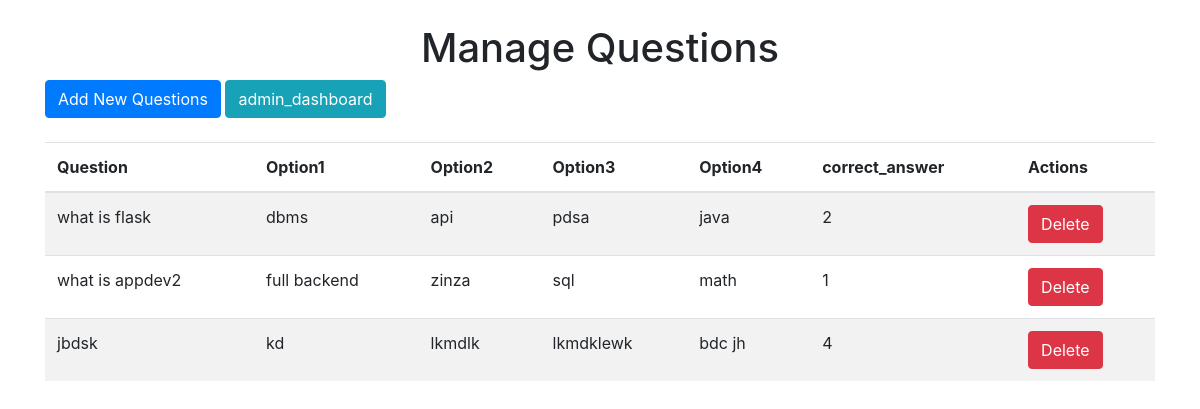
/manage_questions, run on the app's committed database.
### backend/models.py (models this page shows)
class Question(db.Model):
    __tablename__ = 'question'
    id = db.Column(db.Integer, primary_key=True)
    quiz_id = db.Column(db.Integer, db.ForeignKey('quiz.id'), nullable=False)
    subject_id = db.Column(db.Integer, db.ForeignKey('subject.id'), nullable=False)  # Added subject relation
    question_text = db.Column(db.String, nullable=False)  # Renamed for clarity
    option1 = db.Column(db.String, nullable=False)
    option2 = db.Column(db.String, nullable=False)
    option3 = db.Column(db.String, nullable=False)
    option4 = db.Column(db.String, nullable=False)
    correct_option = db.Column(db.Integer, nullable=False)

### backend/controller.py (the view)
@app.route('/manage_questions')
def manage_questions():
    questions = Question.query.all()
    return render_template('manage_questions.html', questions=questions)

### templates/manage_questions.html (shortened to what this page needs)
<!DOCTYPE html>
<html lang="en">
<head>
    <link rel="stylesheet" href="https://stackpath.bootstrapcdn.com/bootstrap/4.5.2/css/bootstrap.min.css">
</head>
<body>
    <div class="container mt-4">
        <h1 class="text-center">Manage Questions</h1>
        <a href="{{ url_for('add_question') }}" class="btn btn-primary mb-4">Add New Questions</a>
        <a  href="{{url_for('admin_dashboard',username='rishav')}}" class="btn btn-info mb-4">admin_dashboard</a>
        <table class="table table-striped">
            <thead>
                <tr>
                    <th>Question</th>
                    <th>Option1</th>
                    <th>Option2</th>
                    <th>Option3</th>
                    <th>Option4</th>
                    <th>correct_answer</th>
                    <th>Actions</th>
                </tr>
            </thead>
            <tbody>
                {% for question in questions %}
                <tr>
                    <td>{{question.question_text }}</td>
                    <td>{{ question.option1 }}</td>
                    <td>{{ question.option2 }}</td>
                    <td>{{ question.option3 }}</td>
                    <td>{{ question.option4 }}</td>
                    <td>{{ question.correct_option }}</td>
                    <td>
                        <a href="/delete_question/{{question.id}}" class="btn btn-danger">Delete</a>
                    </td>
                </tr>
                {% endfor %}
            </tbody>
        </table>
    </div>
</body>
</html>

### data on the page
Question: question_text "what is flask", option1 "dbms", option2 "api", option3 "pdsa", option4 "java", correct_option "2"
Question: question_text "what is appdev2", option1 "full backend", option2 "zinza", option3 "sql", option4 "math", correct_option "1"
Question: question_text "jbdsk", option1 "kd", option2 "lkmdlk", option3 "lkmdklewk", option4 "bdc jh", correct_option "4"
